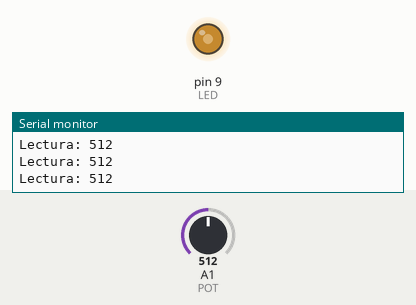
The sketch below on a simulated Arduino Uno, built with avr-gcc and run on an emulated ATmega328P. Parts: output pins drawn as LEDs (lit = HIGH), the last lines printed to the serial monitor. The inputs (shaded band) are chosen by the test bench; at power-on: A1 (POT) = 512.

Above: at 1.2 s.
1.3 s: A1 (POT) set to 716
At 1.9 s:
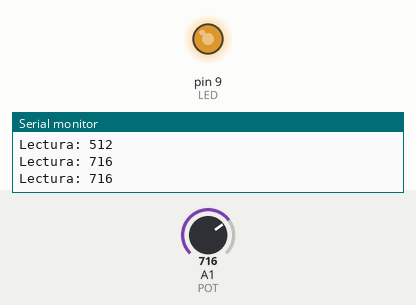
2.8 s: A1 (POT) set to 900
At 3.1 s:
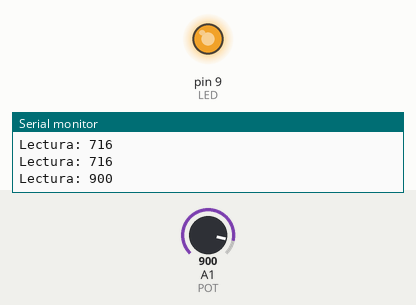
4.3 s: A1 (POT) set to 240
At 5.4 s:
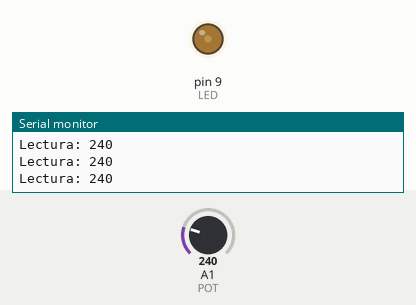
5.8 s: A1 (POT) set to 0
At 6.6 s:
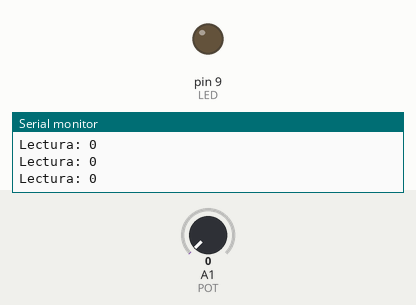
7.3 s: A1 (POT) set to 511
At 7.7 s:
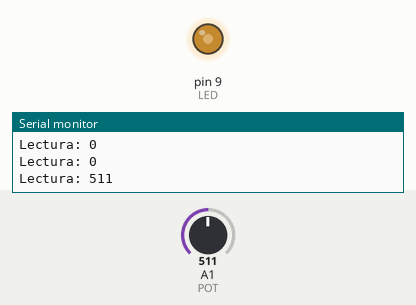
Timing chart, 0 to 9.8 s (numbered marks = the images above; inputs shaded):
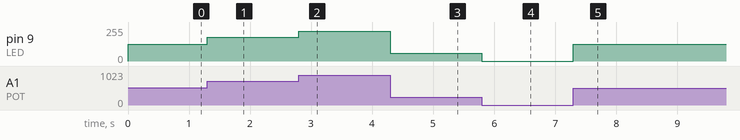

Measured:
- after the input at 1.3 s, pin 9 (LED): 127/255 → 178/255 at once
- after the input at 2.8 s, pin 9 (LED): 178/255 → 224/255 at once
- after the input at 4.3 s, pin 9 (LED): 224/255 → 59/255 at once
- after the input at 5.8 s, pin 9 (LED): 59/255 → 0/255 at once
- after the input at 7.3 s, pin 9 (LED): 0/255 → 127/255 at once

The sketch:

pot-otro-canal.ino
```cpp
// Fallo: lee A1 en lugar de A0.
const int POT = A1;
const int LED = 9;
unsigned long ultimo = 0;

void setup() {
  Serial.begin(9600);
}

void loop() {
  int lectura = analogRead(POT);
  analogWrite(LED, map(lectura, 0, 1023, 0, 255));
  if (millis() - ultimo >= 250) {
    ultimo += 250;
    Serial.print("Lectura: ");
    Serial.println(lectura);
  }
}
```
